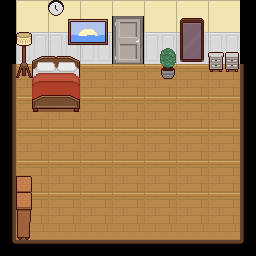

The image is a tile-based game level rendered from a .tmx file. Its description and complete source (layers, tilesets, objects, tile grids) follow:
An orthogonal 16x16 tile map with 16x16 px tiles, 4 tile layers (Floor, Wall, Door_image, Decor), 8 tilesets and 2 objects.

<map version="1.10" tiledversion="1.12.0" orientation="orthogonal" renderorder="right-down" width="16" height="16" tilewidth="16" tileheight="16" infinite="0" nextlayerid="6" nextobjectid="3">
 <tileset firstgid="1" source="map_bedroom3/floorswalls_LRK.tsx" />
 <tileset firstgid="225" source="map_bedroom3/doorswindowsstairs_LRK.tsx" />
 <tileset firstgid="961" source="map_bedroom3/TopDownHouse_FurnitureState2.tsx" />
 <tileset firstgid="1195" source="map_bedroom3/wardrobes_BR.tsx" />
 <tileset firstgid="1678" source="map_bedroom3/beds_BR.tsx" />
 <tileset firstgid="1902" source="map_bedroom3/decorations_LRK.tsx" />
 <tileset firstgid="2022" source="map_bedroom3/decorations_BR.tsx" />
 <tileset firstgid="2166" source="map_bedroom3/livingroom_LRK.tsx" />
 <layer id="1" name="Floor" width="16" height="16">
  <data encoding="csv">
0,0,0,0,0,0,0,0,0,0,0,0,0,0,0,0,
0,0,0,0,0,0,0,0,0,0,0,0,0,0,0,0,
0,0,0,0,0,0,0,0,0,0,0,0,0,0,0,0,
0,0,0,0,0,0,0,0,0,0,0,0,0,0,0,0,
0,72,73,72,73,72,73,72,73,72,73,72,73,72,73,0,
0,86,87,86,87,86,87,86,87,86,87,86,87,86,87,0,
0,72,73,72,73,72,73,72,73,72,73,72,73,72,73,0,
0,86,87,86,87,86,87,86,87,86,87,86,87,86,87,0,
0,72,73,72,73,72,73,72,73,72,73,72,73,72,73,0,
0,86,87,86,87,86,87,86,87,86,87,86,87,86,87,0,
0,72,73,72,73,72,73,72,73,72,73,72,73,72,73,0,
0,86,87,86,87,86,87,86,87,86,87,86,87,86,87,0,
0,72,73,72,73,72,73,72,73,72,73,72,73,72,73,0,
0,86,87,86,87,86,87,86,87,86,87,86,87,86,87,0,
0,88,88,88,88,88,88,88,88,88,88,88,88,88,88,0,
0,0,0,0,0,0,0,0,0,0,0,0,0,0,0,0
</data>
 </layer>
 <layer id="2" name="Wall" width="16" height="16">
  <data encoding="csv">
0,16,17,16,17,16,17,16,17,16,17,16,17,16,17,0,
0,30,31,30,31,30,31,0,0,30,31,30,31,30,31,0,
0,44,45,44,45,44,45,0,0,44,45,44,45,44,45,0,
0,58,59,58,59,58,59,0,0,58,59,58,59,58,59,0,
3221225570,0,0,0,0,0,0,0,0,0,0,0,0,0,0,28,
3221225556,0,0,0,0,0,0,0,0,0,0,0,0,0,0,42,
3221225542,0,0,0,0,0,0,0,0,0,0,0,0,0,0,56,
3221225528,0,0,0,0,0,0,0,0,0,0,0,0,0,0,70,
3221225514,0,0,0,0,0,0,0,0,0,0,0,0,0,0,84,
3221225570,0,0,0,0,0,0,0,0,0,0,0,0,0,0,28,
3221225556,0,0,0,0,0,0,0,0,0,0,0,0,0,0,42,
3221225542,0,0,0,0,0,0,0,0,0,0,0,0,0,0,56,
3221225528,0,0,0,0,0,0,0,0,0,0,0,0,0,0,70,
3221225514,0,0,0,0,0,0,0,0,0,0,0,0,0,0,84,
3221225500,0,0,0,0,0,0,0,0,0,0,0,0,0,0,98,
113,114,115,116,117,114,115,116,117,114,115,116,117,116,117,1610612849
</data>
 </layer>
 <layer id="3" name="Door_image" width="16" height="16">
  <data encoding="csv">
0,0,0,0,0,0,0,0,0,0,0,0,0,0,0,0,
0,0,0,0,0,0,0,738,739,0,0,0,0,0,0,0,
0,0,0,0,0,0,0,784,785,0,0,0,0,0,0,0,
0,0,0,0,0,0,0,830,831,0,0,0,0,0,0,0,
0,0,0,0,0,0,0,0,0,0,0,0,0,0,0,0,
0,0,0,0,0,0,0,0,0,0,0,0,0,0,0,0,
0,0,0,0,0,0,0,0,0,0,0,0,0,0,0,0,
0,0,0,0,0,0,0,0,0,0,0,0,0,0,0,0,
0,0,0,0,0,0,0,0,0,0,0,0,0,0,0,0,
0,0,0,0,0,0,0,0,0,0,0,0,0,0,0,0,
0,0,0,0,0,0,0,0,0,0,0,0,0,0,0,0,
0,0,0,0,0,0,0,0,0,0,0,0,0,0,0,0,
0,0,0,0,0,0,0,0,0,0,0,0,0,0,0,0,
0,0,0,0,0,0,0,0,0,0,0,0,0,0,0,0,
0,0,0,0,0,0,0,0,0,0,0,0,0,0,0,0,
0,0,0,0,0,0,0,0,0,0,0,0,0,0,0,0
</data>
 </layer>
 <layer id="4" name="Decor" width="16" height="16">
  <data encoding="csv">
0,0,0,1999,0,0,0,0,0,0,0,0,0,0,0,0,
0,0,0,0,2042,2043,2044,0,0,0,0,1059,1060,0,0,0,
0,1915,0,0,2054,2055,2056,0,0,0,0,1072,1073,0,0,0,
0,1927,1696,1697,1698,0,0,0,0,0,1967,1085,1086,1478,1479,0,
0,1939,1710,1711,1712,0,0,0,0,0,1979,0,0,1499,1500,0,
0,0,1724,1725,1726,0,0,0,0,0,0,0,0,0,0,0,
0,0,1738,1739,1740,0,0,0,0,0,0,0,0,0,0,0,
0,0,0,0,0,0,0,0,0,0,0,0,0,0,0,0,
0,0,0,0,0,0,0,0,0,0,0,0,0,0,2218,0,
0,0,0,0,0,0,0,0,0,0,0,0,0,0,0,0,
0,0,0,0,0,0,0,0,0,0,0,0,0,0,0,0,
0,1022,0,0,0,0,0,0,0,0,0,0,0,0,0,0,
0,1022,0,0,0,0,0,0,0,0,0,0,0,0,0,0,
0,1035,0,0,0,0,0,0,0,0,0,0,0,0,0,0,
0,1048,0,0,0,0,0,0,0,0,0,0,0,0,0,0,
0,0,0,0,0,0,0,0,0,0,0,0,0,0,0,0
</data>
 </layer>
 <objectgroup id="5" name="Door">
  <object id="1" x="112.667" y="17.3333" width="31.3333" height="51.5">
   <properties>
    <property name="spawnX" type="float" value="124" />
    <property name="spawnY" type="float" value="10" />
    <property name="targetMap" value="map.tmx" />
   </properties>
  </object>
  <object id="2" x="112.727" y="16.7273" width="31.2727" height="47.8182">
   <properties>
    <property name="spawnX" type="float" value="10" />
    <property name="spawnY" type="float" value="10" />
    <property name="targetMap" value="map.tmx" />
   </properties>
  </object>
 </objectgroup>
</map>
